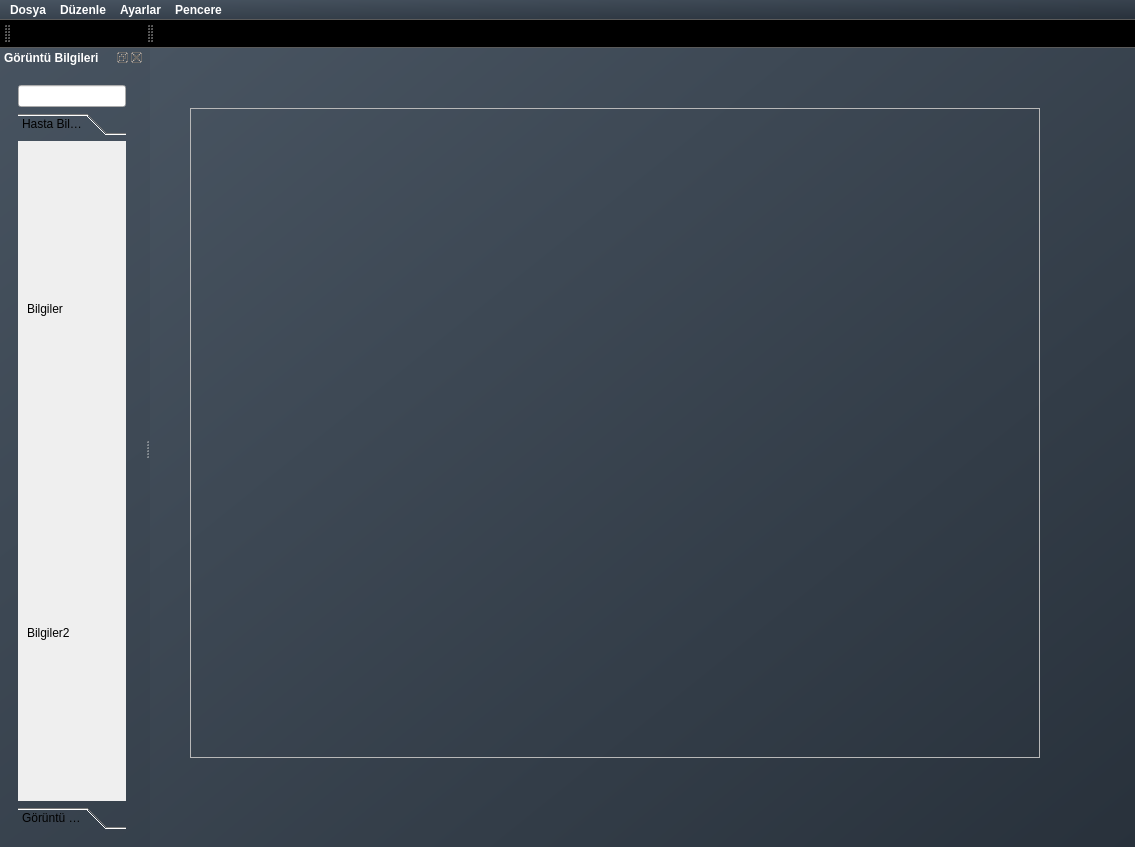
<?xml version="1.0" encoding="UTF-8"?>
<ui version="4.0">
 <class>MainWindow</class>
 <widget class="QMainWindow" name="MainWindow">
  <property name="geometry">
   <rect>
    <x>0</x>
    <y>0</y>
    <width>1135</width>
    <height>847</height>
   </rect>
  </property>
  <property name="palette">
   <palette>
    <active>
     <colorrole role="Button">
      <brush brushstyle="LinearGradientPattern">
       <gradient startx="0.000000000000000" starty="0.000000000000000" endx="1.000000000000000" endy="1.000000000000000" type="LinearGradient" spread="PadSpread" coordinatemode="ObjectBoundingMode">
        <gradientstop position="0.000000000000000">
         <color alpha="255">
          <red>72</red>
          <green>84</green>
          <blue>97</blue>
         </color>
        </gradientstop>
        <gradientstop position="1.000000000000000">
         <color alpha="255">
          <red>40</red>
          <green>49</green>
          <blue>59</blue>
         </color>
        </gradientstop>
       </gradient>
      </brush>
     </colorrole>
     <colorrole role="Base">
      <brush brushstyle="LinearGradientPattern">
       <gradient startx="0.000000000000000" starty="0.000000000000000" endx="1.000000000000000" endy="1.000000000000000" type="LinearGradient" spread="PadSpread" coordinatemode="ObjectBoundingMode">
        <gradientstop position="0.000000000000000">
         <color alpha="255">
          <red>72</red>
          <green>84</green>
          <blue>97</blue>
         </color>
        </gradientstop>
        <gradientstop position="1.000000000000000">
         <color alpha="255">
          <red>40</red>
          <green>49</green>
          <blue>59</blue>
         </color>
        </gradientstop>
       </gradient>
      </brush>
     </colorrole>
     <colorrole role="Window">
      <brush brushstyle="LinearGradientPattern">
       <gradient startx="0.000000000000000" starty="0.000000000000000" endx="1.000000000000000" endy="1.000000000000000" type="LinearGradient" spread="PadSpread" coordinatemode="ObjectBoundingMode">
        <gradientstop position="0.000000000000000">
         <color alpha="255">
          <red>72</red>
          <green>84</green>
          <blue>97</blue>
         </color>
        </gradientstop>
        <gradientstop position="1.000000000000000">
         <color alpha="255">
          <red>40</red>
          <green>49</green>
          <blue>59</blue>
         </color>
        </gradientstop>
       </gradient>
      </brush>
     </colorrole>
    </active>
    <inactive>
     <colorrole role="Button">
      <brush brushstyle="LinearGradientPattern">
       <gradient startx="0.000000000000000" starty="0.000000000000000" endx="1.000000000000000" endy="1.000000000000000" type="LinearGradient" spread="PadSpread" coordinatemode="ObjectBoundingMode">
        <gradientstop position="0.000000000000000">
         <color alpha="255">
          <red>72</red>
          <green>84</green>
          <blue>97</blue>
         </color>
        </gradientstop>
        <gradientstop position="1.000000000000000">
         <color alpha="255">
          <red>40</red>
          <green>49</green>
          <blue>59</blue>
         </color>
        </gradientstop>
       </gradient>
      </brush>
     </colorrole>
     <colorrole role="Base">
      <brush brushstyle="LinearGradientPattern">
       <gradient startx="0.000000000000000" starty="0.000000000000000" endx="1.000000000000000" endy="1.000000000000000" type="LinearGradient" spread="PadSpread" coordinatemode="ObjectBoundingMode">
        <gradientstop position="0.000000000000000">
         <color alpha="255">
          <red>72</red>
          <green>84</green>
          <blue>97</blue>
         </color>
        </gradientstop>
        <gradientstop position="1.000000000000000">
         <color alpha="255">
          <red>40</red>
          <green>49</green>
          <blue>59</blue>
         </color>
        </gradientstop>
       </gradient>
      </brush>
     </colorrole>
     <colorrole role="Window">
      <brush brushstyle="LinearGradientPattern">
       <gradient startx="0.000000000000000" starty="0.000000000000000" endx="1.000000000000000" endy="1.000000000000000" type="LinearGradient" spread="PadSpread" coordinatemode="ObjectBoundingMode">
        <gradientstop position="0.000000000000000">
         <color alpha="255">
          <red>72</red>
          <green>84</green>
          <blue>97</blue>
         </color>
        </gradientstop>
        <gradientstop position="1.000000000000000">
         <color alpha="255">
          <red>40</red>
          <green>49</green>
          <blue>59</blue>
         </color>
        </gradientstop>
       </gradient>
      </brush>
     </colorrole>
    </inactive>
    <disabled>
     <colorrole role="Button">
      <brush brushstyle="LinearGradientPattern">
       <gradient startx="0.000000000000000" starty="0.000000000000000" endx="1.000000000000000" endy="1.000000000000000" type="LinearGradient" spread="PadSpread" coordinatemode="ObjectBoundingMode">
        <gradientstop position="0.000000000000000">
         <color alpha="255">
          <red>72</red>
          <green>84</green>
          <blue>97</blue>
         </color>
        </gradientstop>
        <gradientstop position="1.000000000000000">
         <color alpha="255">
          <red>40</red>
          <green>49</green>
          <blue>59</blue>
         </color>
        </gradientstop>
       </gradient>
      </brush>
     </colorrole>
     <colorrole role="Base">
      <brush brushstyle="LinearGradientPattern">
       <gradient startx="0.000000000000000" starty="0.000000000000000" endx="1.000000000000000" endy="1.000000000000000" type="LinearGradient" spread="PadSpread" coordinatemode="ObjectBoundingMode">
        <gradientstop position="0.000000000000000">
         <color alpha="255">
          <red>72</red>
          <green>84</green>
          <blue>97</blue>
         </color>
        </gradientstop>
        <gradientstop position="1.000000000000000">
         <color alpha="255">
          <red>40</red>
          <green>49</green>
          <blue>59</blue>
         </color>
        </gradientstop>
       </gradient>
      </brush>
     </colorrole>
     <colorrole role="Window">
      <brush brushstyle="LinearGradientPattern">
       <gradient startx="0.000000000000000" starty="0.000000000000000" endx="1.000000000000000" endy="1.000000000000000" type="LinearGradient" spread="PadSpread" coordinatemode="ObjectBoundingMode">
        <gradientstop position="0.000000000000000">
         <color alpha="255">
          <red>72</red>
          <green>84</green>
          <blue>97</blue>
         </color>
        </gradientstop>
        <gradientstop position="1.000000000000000">
         <color alpha="255">
          <red>40</red>
          <green>49</green>
          <blue>59</blue>
         </color>
        </gradientstop>
       </gradient>
      </brush>
     </colorrole>
    </disabled>
   </palette>
  </property>
  <property name="windowTitle">
   <string>MainWindow</string>
  </property>
  <property name="styleSheet">
   <string notr="true">QMainWindow,QMenuBar,QToolBar{
	background-color: qlineargradient(spread:pad, x1:0, y1:0, x2:1, y2:1, stop:0 #485461, stop:1 #28313b);
}
#centralwidget{
	background-color: qlineargradient(spread:pad, x1:0, y1:0, x2:1, y2:1, stop:0 #485461, stop:1 #28313b);	
}
QDockWidget {
	border: 2px solid #403F3F;
	background-color: qlineargradient(spread:pad, x1:0, y1:0, x2:1, y2:1, stop:0 #485461, stop:1 #28313b);
}
QMenuBar {
    background-color: qlineargradient(spread:pad, x1:0, y1:0, x2:1, y2:1, stop:0 #485461, stop:1 #28313b);
}

QMenuBar::item {
    background-color: transparent; /* Menü öğesi arkaplan rengi şeffaf */
    color: white; /* Menü öğesi metin rengi */
}



</string>
  </property>
  <widget class="QWidget" name="centralwidget">
   <property name="font">
    <font>
     <bold>false</bold>
    </font>
   </property>
   <property name="styleSheet">
    <string notr="true"/>
   </property>
   <widget class="QFrame" name="frame">
    <property name="geometry">
     <rect>
      <x>40</x>
      <y>60</y>
      <width>850</width>
      <height>650</height>
     </rect>
    </property>
    <property name="frameShape">
     <enum>QFrame::StyledPanel</enum>
    </property>
    <property name="frameShadow">
     <enum>QFrame::Raised</enum>
    </property>
   </widget>
  </widget>
  <widget class="QMenuBar" name="menuBar">
   <property name="geometry">
    <rect>
     <x>0</x>
     <y>0</y>
     <width>1135</width>
     <height>22</height>
    </rect>
   </property>
   <property name="palette">
    <palette>
     <active>
      <colorrole role="Button">
       <brush brushstyle="LinearGradientPattern">
        <gradient startx="0.000000000000000" starty="0.000000000000000" endx="1.000000000000000" endy="1.000000000000000" type="LinearGradient" spread="PadSpread" coordinatemode="ObjectBoundingMode">
         <gradientstop position="0.000000000000000">
          <color alpha="255">
           <red>72</red>
           <green>84</green>
           <blue>97</blue>
          </color>
         </gradientstop>
         <gradientstop position="1.000000000000000">
          <color alpha="255">
           <red>40</red>
           <green>49</green>
           <blue>59</blue>
          </color>
         </gradientstop>
        </gradient>
       </brush>
      </colorrole>
      <colorrole role="Base">
       <brush brushstyle="LinearGradientPattern">
        <gradient startx="0.000000000000000" starty="0.000000000000000" endx="1.000000000000000" endy="1.000000000000000" type="LinearGradient" spread="PadSpread" coordinatemode="ObjectBoundingMode">
         <gradientstop position="0.000000000000000">
          <color alpha="255">
           <red>72</red>
           <green>84</green>
           <blue>97</blue>
          </color>
         </gradientstop>
         <gradientstop position="1.000000000000000">
          <color alpha="255">
           <red>40</red>
           <green>49</green>
           <blue>59</blue>
          </color>
         </gradientstop>
        </gradient>
       </brush>
      </colorrole>
      <colorrole role="Window">
       <brush brushstyle="LinearGradientPattern">
        <gradient startx="0.000000000000000" starty="0.000000000000000" endx="1.000000000000000" endy="1.000000000000000" type="LinearGradient" spread="PadSpread" coordinatemode="ObjectBoundingMode">
         <gradientstop position="0.000000000000000">
          <color alpha="255">
           <red>72</red>
           <green>84</green>
           <blue>97</blue>
          </color>
         </gradientstop>
         <gradientstop position="1.000000000000000">
          <color alpha="255">
           <red>40</red>
           <green>49</green>
           <blue>59</blue>
          </color>
         </gradientstop>
        </gradient>
       </brush>
      </colorrole>
     </active>
     <inactive>
      <colorrole role="Button">
       <brush brushstyle="LinearGradientPattern">
        <gradient startx="0.000000000000000" starty="0.000000000000000" endx="1.000000000000000" endy="1.000000000000000" type="LinearGradient" spread="PadSpread" coordinatemode="ObjectBoundingMode">
         <gradientstop position="0.000000000000000">
          <color alpha="255">
           <red>72</red>
           <green>84</green>
           <blue>97</blue>
          </color>
         </gradientstop>
         <gradientstop position="1.000000000000000">
          <color alpha="255">
           <red>40</red>
           <green>49</green>
           <blue>59</blue>
          </color>
         </gradientstop>
        </gradient>
       </brush>
      </colorrole>
      <colorrole role="Base">
       <brush brushstyle="LinearGradientPattern">
        <gradient startx="0.000000000000000" starty="0.000000000000000" endx="1.000000000000000" endy="1.000000000000000" type="LinearGradient" spread="PadSpread" coordinatemode="ObjectBoundingMode">
         <gradientstop position="0.000000000000000">
          <color alpha="255">
           <red>72</red>
           <green>84</green>
           <blue>97</blue>
          </color>
         </gradientstop>
         <gradientstop position="1.000000000000000">
          <color alpha="255">
           <red>40</red>
           <green>49</green>
           <blue>59</blue>
          </color>
         </gradientstop>
        </gradient>
       </brush>
      </colorrole>
      <colorrole role="Window">
       <brush brushstyle="LinearGradientPattern">
        <gradient startx="0.000000000000000" starty="0.000000000000000" endx="1.000000000000000" endy="1.000000000000000" type="LinearGradient" spread="PadSpread" coordinatemode="ObjectBoundingMode">
         <gradientstop position="0.000000000000000">
          <color alpha="255">
           <red>72</red>
           <green>84</green>
           <blue>97</blue>
          </color>
         </gradientstop>
         <gradientstop position="1.000000000000000">
          <color alpha="255">
           <red>40</red>
           <green>49</green>
           <blue>59</blue>
          </color>
         </gradientstop>
        </gradient>
       </brush>
      </colorrole>
     </inactive>
     <disabled>
      <colorrole role="Button">
       <brush brushstyle="LinearGradientPattern">
        <gradient startx="0.000000000000000" starty="0.000000000000000" endx="1.000000000000000" endy="1.000000000000000" type="LinearGradient" spread="PadSpread" coordinatemode="ObjectBoundingMode">
         <gradientstop position="0.000000000000000">
          <color alpha="255">
           <red>72</red>
           <green>84</green>
           <blue>97</blue>
          </color>
         </gradientstop>
         <gradientstop position="1.000000000000000">
          <color alpha="255">
           <red>40</red>
           <green>49</green>
           <blue>59</blue>
          </color>
         </gradientstop>
        </gradient>
       </brush>
      </colorrole>
      <colorrole role="Base">
       <brush brushstyle="LinearGradientPattern">
        <gradient startx="0.000000000000000" starty="0.000000000000000" endx="1.000000000000000" endy="1.000000000000000" type="LinearGradient" spread="PadSpread" coordinatemode="ObjectBoundingMode">
         <gradientstop position="0.000000000000000">
          <color alpha="255">
           <red>72</red>
           <green>84</green>
           <blue>97</blue>
          </color>
         </gradientstop>
         <gradientstop position="1.000000000000000">
          <color alpha="255">
           <red>40</red>
           <green>49</green>
           <blue>59</blue>
          </color>
         </gradientstop>
        </gradient>
       </brush>
      </colorrole>
      <colorrole role="Window">
       <brush brushstyle="LinearGradientPattern">
        <gradient startx="0.000000000000000" starty="0.000000000000000" endx="1.000000000000000" endy="1.000000000000000" type="LinearGradient" spread="PadSpread" coordinatemode="ObjectBoundingMode">
         <gradientstop position="0.000000000000000">
          <color alpha="255">
           <red>72</red>
           <green>84</green>
           <blue>97</blue>
          </color>
         </gradientstop>
         <gradientstop position="1.000000000000000">
          <color alpha="255">
           <red>40</red>
           <green>49</green>
           <blue>59</blue>
          </color>
         </gradientstop>
        </gradient>
       </brush>
      </colorrole>
     </disabled>
    </palette>
   </property>
   <property name="font">
    <font>
     <bold>true</bold>
    </font>
   </property>
   <widget class="QMenu" name="menuDosya">
    <property name="palette">
     <palette>
      <active/>
      <inactive/>
      <disabled/>
     </palette>
    </property>
    <property name="title">
     <string>Dosya</string>
    </property>
    <addaction name="actionA"/>
    <addaction name="actionA_2"/>
    <addaction name="actionSon_Dosyalar"/>
    <addaction name="separator"/>
    <addaction name="actionLKaydet"/>
    <addaction name="actionFarkl_Kaydet"/>
    <addaction name="separator"/>
    <addaction name="actionYazd_r"/>
    <addaction name="actionResmi_Kaydet"/>
    <addaction name="separator"/>
    <addaction name="actionKapat"/>
    <addaction name="separator"/>
    <addaction name="action_k"/>
   </widget>
   <widget class="QMenu" name="menuD_zenle">
    <property name="title">
     <string>Düzenle</string>
    </property>
   </widget>
   <widget class="QMenu" name="menuAyarlar">
    <property name="palette">
     <palette>
      <active/>
      <inactive/>
      <disabled/>
     </palette>
    </property>
    <property name="title">
     <string>Ayarlar</string>
    </property>
   </widget>
   <widget class="QMenu" name="menuPencere">
    <property name="title">
     <string>Pencere</string>
    </property>
   </widget>
   <addaction name="menuDosya"/>
   <addaction name="menuD_zenle"/>
   <addaction name="menuAyarlar"/>
   <addaction name="menuPencere"/>
  </widget>
  <widget class="QToolBar" name="DosyaToolBar">
   <property name="windowTitle">
    <string>toolBar</string>
   </property>
   <property name="floatable">
    <bool>false</bool>
   </property>
   <attribute name="toolBarArea">
    <enum>TopToolBarArea</enum>
   </attribute>
   <attribute name="toolBarBreak">
    <bool>false</bool>
   </attribute>
   <addaction name="actionNew"/>
   <addaction name="actionOpen"/>
   <addaction name="actionSave"/>
  </widget>
  <widget class="QToolBar" name="DosyaToolBar_2">
   <property name="windowTitle">
    <string>toolBar_2</string>
   </property>
   <property name="floatable">
    <bool>false</bool>
   </property>
   <attribute name="toolBarArea">
    <enum>TopToolBarArea</enum>
   </attribute>
   <attribute name="toolBarBreak">
    <bool>false</bool>
   </attribute>
   <addaction name="actionSend_Back"/>
   <addaction name="actionBring_Front"/>
  </widget>
  <widget class="QDockWidget" name="dockWidget">
   <property name="font">
    <font>
     <bold>true</bold>
    </font>
   </property>
   <property name="styleSheet">
    <string notr="true">QDockWidget {
    border: 2px solid transparent; 
	background-color: qlineargradient(spread:pad, x1:0, y1:0, x2:1, y2:1, stop:0 #485461, stop:1 #28313b);
    color: White;
}

</string>
   </property>
   <property name="windowTitle">
    <string>Görüntü Bilgileri</string>
   </property>
   <attribute name="dockWidgetArea">
    <number>1</number>
   </attribute>
   <widget class="QWidget" name="dockWidgetContents">
    <layout class="QVBoxLayout" name="verticalLayout">
     <item>
      <widget class="QWidget" name="widget" native="true">
       <layout class="QVBoxLayout" name="verticalLayout_2">
        <item>
         <widget class="QLineEdit" name="lineEdit">
          <property name="clearButtonEnabled">
           <bool>false</bool>
          </property>
         </widget>
        </item>
        <item>
         <widget class="QToolBox" name="toolBox">
          <property name="currentIndex">
           <number>0</number>
          </property>
          <widget class="QWidget" name="page">
           <property name="geometry">
            <rect>
             <x>0</x>
             <y>0</y>
             <width>133</width>
             <height>643</height>
            </rect>
           </property>
           <attribute name="icon">
            <iconset resource="resources.qrc">
             <normaloff>:/icons/icons/chevron-down.svg</normaloff>
             <normalon>:/icons/icons/chevron-up.svg</normalon>
             <disabledoff>:/icons/icons/chevron-down.svg</disabledoff>
             <disabledon>:/icons/icons/chevron-up.svg</disabledon>
             <activeoff>:/icons/icons/chevron-down.svg</activeoff>
             <activeon>:/icons/icons/chevron-up.svg</activeon>
             <selectedoff>:/icons/icons/chevron-down.svg</selectedoff>
             <selectedon>:/icons/icons/chevron-up.svg</selectedon>:/icons/icons/chevron-down.svg</iconset>
           </attribute>
           <attribute name="label">
            <string>Hasta Bilgileri</string>
           </attribute>
           <layout class="QVBoxLayout" name="verticalLayout_3">
            <item>
             <widget class="QLabel" name="label">
              <property name="text">
               <string>Bilgiler</string>
              </property>
             </widget>
            </item>
            <item>
             <widget class="QLabel" name="label_2">
              <property name="text">
               <string>Bilgiler2</string>
              </property>
             </widget>
            </item>
           </layout>
          </widget>
          <widget class="QWidget" name="page_2">
           <property name="geometry">
            <rect>
             <x>0</x>
             <y>0</y>
             <width>133</width>
             <height>643</height>
            </rect>
           </property>
           <attribute name="icon">
            <iconset resource="resources.qrc">
             <normaloff>:/icons/icons/chevron-down.svg</normaloff>
             <normalon>:/icons/icons/chevron-up.svg</normalon>
             <disabledoff>:/icons/icons/chevron-down.svg</disabledoff>
             <activeoff>:/icons/icons/chevron-down.svg</activeoff>
             <selectedoff>:/icons/icons/chevron-down.svg</selectedoff>
             <selectedon>:/icons/icons/chevron-up.svg</selectedon>:/icons/icons/chevron-down.svg</iconset>
           </attribute>
           <attribute name="label">
            <string>Görüntü Bilgileri</string>
           </attribute>
           <layout class="QVBoxLayout" name="verticalLayout_4">
            <item>
             <widget class="QLabel" name="label_3">
              <property name="text">
               <string>Bilgiler3</string>
              </property>
             </widget>
            </item>
            <item>
             <widget class="QLabel" name="label_4">
              <property name="text">
               <string>bilgiler4</string>
              </property>
             </widget>
            </item>
           </layout>
          </widget>
         </widget>
        </item>
       </layout>
      </widget>
     </item>
    </layout>
   </widget>
  </widget>
  <action name="actionA">
   <property name="icon">
    <iconset resource="resources.qrc">
     <normaloff>:/icons/icons/file-plus.svg</normaloff>:/icons/icons/file-plus.svg</iconset>
   </property>
   <property name="text">
    <string>Yeni</string>
   </property>
  </action>
  <action name="actionA_2">
   <property name="icon">
    <iconset resource="resources.qrc">
     <normaloff>:/icons/icons/folder-plus.svg</normaloff>:/icons/icons/folder-plus.svg</iconset>
   </property>
   <property name="text">
    <string>Aç</string>
   </property>
  </action>
  <action name="actionSon_Dosyalar">
   <property name="text">
    <string>Son Dosyalar</string>
   </property>
  </action>
  <action name="actionLKaydet">
   <property name="text">
    <string>Kaydet</string>
   </property>
  </action>
  <action name="actionFarkl_Kaydet">
   <property name="text">
    <string>Farklı Kaydet</string>
   </property>
  </action>
  <action name="actionYazd_r">
   <property name="text">
    <string>Yazdır</string>
   </property>
  </action>
  <action name="actionResmi_Kaydet">
   <property name="text">
    <string>Resmi Kaydet</string>
   </property>
  </action>
  <action name="actionKapat">
   <property name="text">
    <string>Kapat</string>
   </property>
  </action>
  <action name="action_k">
   <property name="text">
    <string>Çık</string>
   </property>
  </action>
  <action name="actionNew">
   <property name="icon">
    <iconset resource="resources.qrc">
     <normaloff>:/icons/icons/file-plus.svg</normaloff>:/icons/icons/file-plus.svg</iconset>
   </property>
   <property name="text">
    <string>New</string>
   </property>
   <property name="toolTip">
    <string>New</string>
   </property>
  </action>
  <action name="actionOpen">
   <property name="icon">
    <iconset resource="resources.qrc">
     <normaloff>:/icons/icons/folder.svg</normaloff>:/icons/icons/folder.svg</iconset>
   </property>
   <property name="text">
    <string>Open</string>
   </property>
   <property name="toolTip">
    <string>Open</string>
   </property>
  </action>
  <action name="actionSave">
   <property name="icon">
    <iconset resource="resources.qrc">
     <normaloff>:/icons/icons/save.svg</normaloff>:/icons/icons/save.svg</iconset>
   </property>
   <property name="text">
    <string>Save</string>
   </property>
   <property name="toolTip">
    <string>Save</string>
   </property>
  </action>
  <action name="actionSend_Back">
   <property name="icon">
    <iconset resource="resources.qrc">
     <normaloff>:/icons/icons/upload.svg</normaloff>:/icons/icons/upload.svg</iconset>
   </property>
   <property name="text">
    <string>Send_Back</string>
   </property>
   <property name="toolTip">
    <string>Send_Back</string>
   </property>
  </action>
  <action name="actionBring_Front">
   <property name="icon">
    <iconset resource="resources.qrc">
     <normaloff>:/icons/icons/download.svg</normaloff>:/icons/icons/download.svg</iconset>
   </property>
   <property name="text">
    <string>Bring_Front</string>
   </property>
   <property name="toolTip">
    <string>Bring_Front</string>
   </property>
  </action>
  <action name="actionTarama">
   <property name="icon">
    <iconset resource="resources.qrc">
     <normaloff>:/icons/icons/disc.svg</normaloff>:/icons/icons/disc.svg</iconset>
   </property>
   <property name="text">
    <string>Tarama</string>
   </property>
  </action>
 </widget>
 <resources>
  <include location="resources.qrc"/>
 </resources>
 <connections/>
</ui>
